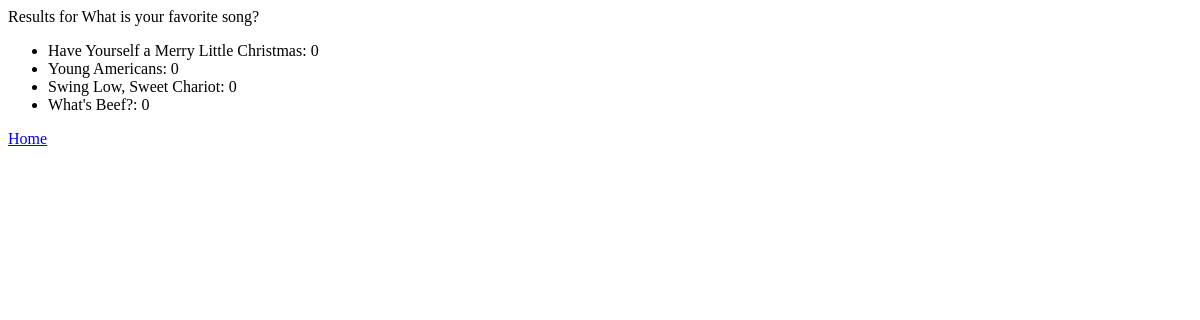
The page /polls/2/results/ on the database as committed earlier.
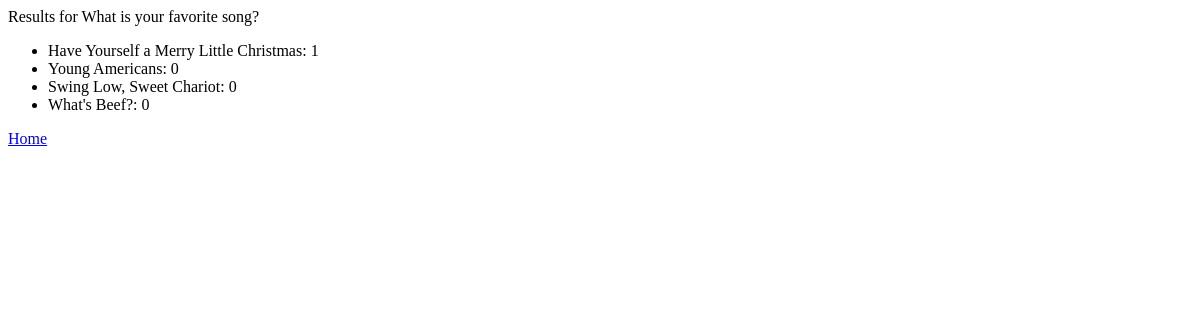
The same page on the database as committed later.
### polls/models.py (models this page shows, shortened)
class Choice(models.Model):
    question = models.ForeignKey(Question, on_delete=models.CASCADE)
    choice_text = models.CharField(max_length=200)
    votes = models.IntegerField(default=0)

### polls/views.py (the view)
# urls.py: url(r'^(?P<question_id>[0-9]+)/results/$', views.results, name='results'),
def results(request, question_id):
    question = get_object_or_404(Question, pk=question_id)
    return render(request, 'polls/results.html', { 'question': question })

### polls/templates/polls/results.html
<p>Results for {{ question.question_text }}</p>
<ul>
{% for choice in question.choice_set.all %}
  <li>{{ choice.choice_text }}: {{ choice.votes }}</li>
{% endfor %}
</ul>
<a href="{% url 'polls:index' %}">Home</a>

Rows that differ between the two databases and show on the page:
changed Choice "Have Yourself a Merry Little Christmas": votes "0" → "1"
